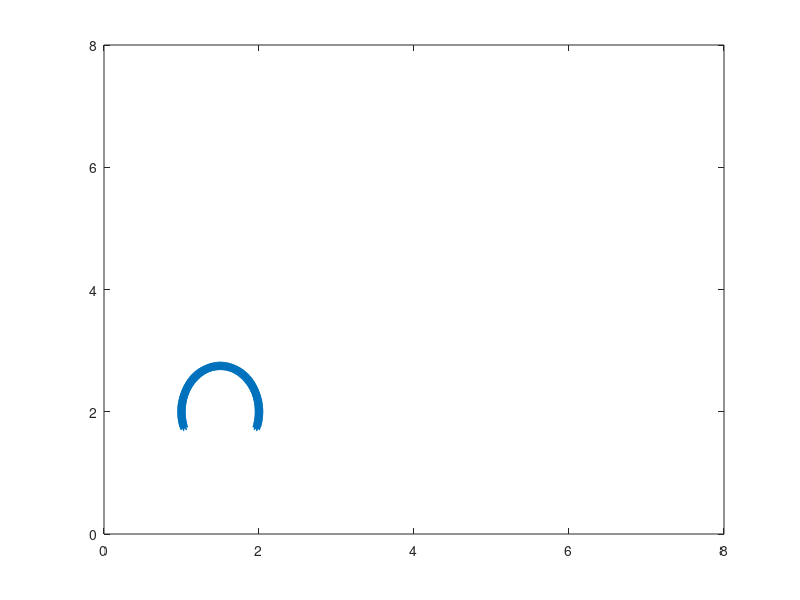

The MATLAB script that drew this image:
%%%%%%%%%%%%%%%%%%%%%%%%%%%%%%%%%%%%%%%%%%%%%%%%%%%%%%%%%%%%%%%%%%
%
% Jellyfish Example Courtesy of Alexander P. Hoover, PhD and 
%                                           Laura A. Miller, PhD
%
%       -> Converted from IBAMR: 1/16/2018 by NAB.
%
%       -> Modified from original on 3/5/2021 by NAB.
%
%%%%%%%%%%%%%%%%%%%%%%%%%%%%%%%%%%%%%%%%%%%%%%%%%%%%%%%%%%%%%%%%%%

function Make_Jelly_Geometry()


close all;

%-----------------------------------------------
% Grid Parameters
%-----------------------------------------------
Ly = 10;                  % height of computational domain (m) (MATCHES INPUT2D)
Lx = 3;                  % width of computational domain (m) (MATCHES INPUT2D)
Ny = 640;                % number of Cartesian grid meshwidths 
dx = Ly/Ny;              % Cartesian mesh resolution (width(m))
ds = dx/2;               % Lagrangian Pt Spacing



%-----------------------------------------------
% Jellyfish Geometric Parameters (ellipse)
%-----------------------------------------------
a=.5;                     % bell radius (semi-minor axis, horizontal axis, note width=2a)
b=.75;                    % bell semi-major axis 
d=-0.25;                  % lowest point along bell
 
 

%-----------------------------------------------
% Set up theta values for creating jellyfish
%-----------------------------------------------
theta_lim=asin(d/b);  % last theta value for jellyfish (on left side)
theta_test=pi/2;      % starting theta value (top of jellyfish)
 

%-----------------------------------------------
% Spring and Beam Stiffness Coefficients; 
%                       Jellyfish Muscle Force
%-----------------------------------------------
kappa_spring = 1e7;       % spring constant (Newton)
kappa_beam = 2.5e5;       % beam stiffness constant (Newton m^2)
F=1e5;                    % JELLYFISH CONTRACTION FORCE


%-----------------------------------------------
% CREATE **LEFT** SIDE JELLYFISH GEOMETRY!
%-----------------------------------------------
c=0;
while(theta_test<(pi-theta_lim))
    c=c+1;
    theta(c)=theta_test;
     
    xL(c)=a*cos(theta(c));
    yL(c)=b*sin(theta(c));
    id_points(c)=c-1;
     
    theta_test=ds/((a*sin(theta(c)))^(2)+(b*cos(theta(c)))^(2))^(.5)+theta(c);
     
end


%-----------------------------------------------
% NUMBER OF PTS ALONG JELLYFISH AND MUSCLES
%-----------------------------------------------
npts= 2*length(xL)-1;        % # OF POINTS ALONG ENTIRE JELLYFISH
npts_wing=length(xL)-1;      % # OF PTS ALONG ONE SIDE OF JELLYFISH (NOT INCLUDING CENTER PT)   
npts_musc=floor(npts_wing/4);% # OF MUSCLES TO CONTRACT BELL
 

%-----------------------------------------------
% CREATE RIGHT SIDE JELLYFISH GEOMETRY!
%-----------------------------------------------
xR = -xL(2:end);  % So not to include the CENTER point
yR = yL(2:end);   % So not to include the CENTER point


%-----------------------------------------------
% TRANSLATE JELLYFISH
%-----------------------------------------------
xShift = 1.5;
yShift = 2.0; 
xLag=[xL xR]+xShift;
yLag=[yL yR]+yShift;

  

%-----------------------------------------------
% STARTING INDEX FOR MUSCLES ON LEFT AND RIGHT
%-----------------------------------------------
ind_Musc_L = 1 + npts_wing - npts_musc + 1;
ind_Musc_R = 1 + 2*npts_wing - npts_musc + 1;





%-----------------------------------------------
% STORE NAME
%-----------------------------------------------
mesh_name = 'jelly';





%-----------------------------------------------
% PLOT/TEST GEOMETRY
%-----------------------------------------------
plot(xLag,yLag,'*'); hold on;
axis([0 8 0 8])


%-----------------------------------------------
% Lag Pts to Occlude Flow At Edge
%-----------------------------------------------
xBlock = ds:4*ds:Lx-ds;
yBlock = (Ly-5*ds)*ones(1,length(xBlock))+ds;


%%%%%%%%%%%%%%%%%%%%%%%%%%%%%%%%%%%%%%%%%%%%%%%%%%%%%%%%%%%%%%%%%%%%%%%%%%%%%%%%
%
% Print .vertex information
%
%%%%%%%%%%%%%%%%%%%%%%%%%%%%%%%%%%%%%%%%%%%%%%%%%%%%%%%%%%%%%%%%%%%%%%%%%%%%%%%%

vertex_fid = fopen([mesh_name '.vertex'], 'w');
 
    fprintf(vertex_fid, '%d\n', npts + length(xBlock) );
    lag_ct = 0;
    
    %
    % JELLYFISH 1'S BELL
    %
    for j=1:npts
        fprintf(vertex_fid, '%1.16e %1.16e\n', xLag(j), yLag(j));
        lag_ct = lag_ct + 1;
    end
    
    
    %
    % flow blocker across top edge
    %
    for ii=1:length(xBlock)
        fprintf(vertex_fid, '%1.16e %1.16e\n', xBlock(ii), yBlock(ii));
    end

fclose(vertex_fid);




%%%%%%%%%%%%%%%%%%%%%%%%%%%%%%%%%%%%%%%%%%%%%%%%%%%%%%%%%%%%%%%%%%%%%%%%%%%%%%%%
%
% Print .spring information
%
%%%%%%%%%%%%%%%%%%%%%%%%%%%%%%%%%%%%%%%%%%%%%%%%%%%%%%%%%%%%%%%%%%%%%%%%%%%%%%%%

spring_fid = fopen([mesh_name '.spring'], 'w');
    
 
    fprintf(spring_fid, '%d\n', npts-1 + npts_musc);
 
    fprintf('\n         ***** For update_Springs.m file ***** \n\n');
    %fprintf('  -> Number of springs BEFORE muscles on Jelly-1: %d \n',npts-1)
    fprintf('  -> Spring-IDs:\n');
    fprintf('                 Jelly-1 Muscles: %d to %d \n\n',npts,npts+npts_musc-1)

        
    factor = 1;%ds^2/ds;
 
    
    %
    % ----------------- JELLYFISH 1 --------------------
    %
    
    %
    % JELLYFISH 1: LEFT SIDE OF BELL
    %
    for s = 1:npts_wing % NOTE: attaches spring along each point on left side
        id_1 = s;
        id_2 = s+1;
        dsRest = sqrt( ( xLag(id_1)-xLag(id_2) )^2 + ( yLag(id_1)-yLag(id_2) )^2 );
        fprintf(spring_fid, '%d %d %1.16e %1.16e %d\n', id_1, id_2, kappa_spring*ds/(ds^2)*factor, dsRest, 1);
    end
    
    %
    % JELLYFISH 1: RIGHT SIDE OF BELL
    %
    for s = 1:npts_wing
        if s==1
            id_1 = 1;
            id_2 = (1+npts_wing)+1; % Note: (1+npts_wing) gives total # of pts on left side)
            dsRest = sqrt( ( xLag(id_1)-xLag(id_2) )^2 + ( yLag(id_1)-yLag(id_2) )^2 );
            fprintf(spring_fid, '%d %d %1.16e %1.16e %d\n', id_1, id_2, kappa_spring*ds/(ds^2)*factor, dsRest, 1);    
        else
            id_1 = (s-1) + (npts_wing+1);
            id_2 = s + (npts_wing+1);
            dsRest = sqrt( ( xLag(id_1)-xLag(id_2) )^2 + ( yLag(id_1)-yLag(id_2) )^2 );
            fprintf(spring_fid, '%d %d %1.16e %1.16e %d\n', id_1, id_2, kappa_spring*ds/(ds^2)*factor, dsRest, 1);
        end
    end
    
    %
    % JELLYFISH 1: MUSCLES between ends of bell
    %
    for s = 0:npts_musc-1
        id_1 = ind_Musc_L+s;
        id_2 = ind_Musc_R+s;
        dsRest = sqrt( ( xLag(id_1)-xLag(id_2) )^2 + ( yLag(id_1)-yLag(id_2) )^2 );
        fprintf(spring_fid, '%d %d %1.16e %1.16e %d\n',id_1, id_2, F, dsRest, 1);
    end


    fclose(spring_fid);
 
 
 
%%%%%%%%%%%%%%%%%%%%%%%%%%%%%%%%%%%%%%%%%%%%%%%%%%%%%%%%%%%%%%%%%%%%%%%%%%%%%%%%
%
% Print .nonInv_beam information
%
%%%%%%%%%%%%%%%%%%%%%%%%%%%%%%%%%%%%%%%%%%%%%%%%%%%%%%%%%%%%%%%%%%%%%%%%%%%%%%%%

beam_fid = fopen([mesh_name '.nonInv_beam'], 'w');
 
    fprintf(beam_fid, '%d\n', npts-2);

    factor=1;% = (ds^4)/ds;
    
    %
    % ----------------- JELLYFISH 1 --------------------
    %
    
    %
    % JELLYFISH 1: BEAM BTWN MIDDLE THREE PTS AT TOP OF BELL
    %
    id_L = 2;                  % First point on left sides
    id_M = 1;                  % Middlemost point of bell
    id_R = (1+npts_wing) + 1;  % First point on right side
    C1 = xLag(id_L)+xLag(id_R)-2*xLag(id_M);
    C2 = yLag(id_L)+yLag(id_R)-2*yLag(id_M);  
    fprintf(beam_fid, '%d %d %d %1.16e %1.16e %1.16e\n', id_L, id_M, id_R, kappa_beam*ds/(ds^4)*factor, C1, C2);

    %
    % JELLYFISH 1: BEAMS ALONG LEFT SIDE OF BELL
    %
    for s = 2:npts_wing
            id_L = s+1;      % Left Point ID
            id_M = s;        % Middle Point ID
            id_R = s-1;      % Right Point ID
            C1 = xLag(id_L)+xLag(id_R)-2*xLag(id_M);
            C2 = yLag(id_L)+yLag(id_R)-2*yLag(id_M);  
            fprintf(beam_fid, '%d %d %d %1.16e %1.16e %1.16e\n', id_L, id_M, id_R, kappa_beam*ds/(ds^4)*factor, C1, C2);
    end
    
    
    %
    % JELLYFISH 1: BEAMS ALONG RIGHT SIDE OF BELL
    %
    for s = 2:npts_wing
        
            % auxiliary index for consistency with *LEFT* side
            ss = s + (npts_wing);
        
            if s==2
                id_L = 1;      % MIDDLE POINT
                id_M = ss;     % FIRST POINT ON RIGHT SIDE AFTER MIDDLE PTs
                id_R = ss+1;   % 2ND POINT ON RIGHT SIDE AFTER MIDDLE PT
                C1 = xLag(id_L)+xLag(id_R)-2*xLag(id_M);
                C2 = yLag(id_L)+yLag(id_R)-2*yLag(id_M);  
                fprintf(beam_fid, '%d %d %d %1.16e %1.16e %1.16e\n', id_L, id_M, id_R, kappa_beam*ds/(ds^4)*factor, C1, C2);
            else
                id_L = ss-1;      % Left Point ID
                id_M = ss;        % Middle Point ID
                id_R = ss+1;      % Right Point ID
                C1 = xLag(id_L)+xLag(id_R)-2*xLag(id_M);
                C2 = yLag(id_L)+yLag(id_R)-2*yLag(id_M);  
                fprintf(beam_fid, '%d %d %d %1.16e %1.16e %1.16e\n', id_L, id_M, id_R, kappa_beam*ds/(ds^4)*factor, C1, C2);    
            end
                    
    end
  
 
    fclose(beam_fid);
 

    
    

%%%%%%%%%%%%%%%%%%%%%%%%%%%%%%%%%%%%%%%%%%%%%%%%%%%%%%%%%%%%%%%%%%%%%%%   
%
% PRINT TARGET POINTS!!!
%
% print target points (flow blocker along edge)
k_Target = 2.5e6;
nBefore = length(xLag); % Counts pts in jellyfish for bookkeeping for .target file
print_Lagrangian_Target_Pts(xBlock,k_Target,mesh_name,nBefore)    
    
    
%%%%%%%%%%%%%%%%%%%%%%%%%%%%%%%%%%%%%%%%%%%%%%%%%%%%%%%%%%%%%%%%%%%%%%%%
%
% FUNCTION: prints TARGET points to a file called 'struct_name'.target
%
%%%%%%%%%%%%%%%%%%%%%%%%%%%%%%%%%%%%%%%%%%%%%%%%%%%%%%%%%%%%%%%%%%%%%%%%

function print_Lagrangian_Target_Pts(xBlock,k_Target,struct_name,nBefore)

    N = length(xBlock);
    Nstart = nBefore+1;
    Nend = nBefore+N;

    target_fid = fopen([struct_name '.target'], 'w');

    fprintf(target_fid, '%d\n', N );

    %Loops over all Lagrangian Pts.
    for s = Nstart:Nend
        fprintf(target_fid, '%d %1.16e\n', s, k_Target);
    end

    fclose(target_fid); 
    
